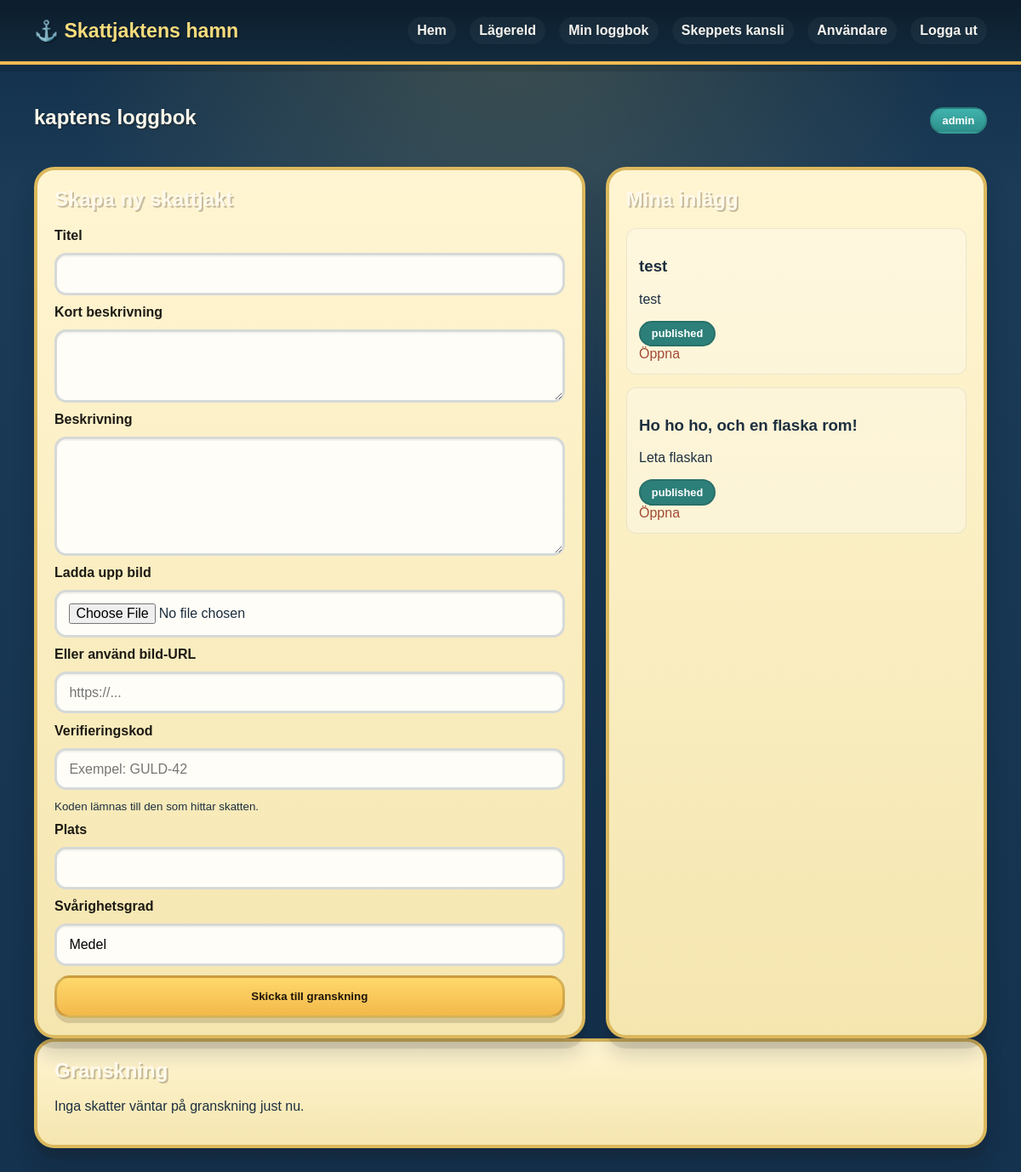
/dashboard (signed in), run on the app's committed database.
### tables this page shows
CREATE TABLE users (
            id INTEGER PRIMARY KEY AUTOINCREMENT,
            username TEXT NOT NULL UNIQUE,
            password_hash TEXT NOT NULL,
            role TEXT NOT NULL DEFAULT 'member',
            created_at TEXT NOT NULL DEFAULT CURRENT_TIMESTAMP
        );

CREATE TABLE hunts (
            id INTEGER PRIMARY KEY AUTOINCREMENT,
            user_id INTEGER NOT NULL,
            title TEXT NOT NULL,
            summary TEXT NOT NULL,
            content TEXT NOT NULL,
            image_url TEXT,
            location TEXT,
            difficulty TEXT,
            status TEXT NOT NULL DEFAULT 'draft',
            created_at TEXT NOT NULL DEFAULT CURRENT_TIMESTAMP,
            published_at TEXT, verification_code_hash TEXT, found_by_id INTEGER, found_by_username TEXT, found_at TEXT, duration_seconds INTEGER,
            FOREIGN KEY(user_id) REFERENCES users(id)
        );

### treasure.py (the view)
@app.route("/dashboard")
def dashboard():
    if not user_is_logged_in():
        flash("Du måste logga in först.")
        return redirect(url_for("login"))
    db = get_db()
    user = current_user()
    my_hunts = db.execute(
        "SELECT * FROM hunts WHERE user_id = ? ORDER BY id DESC",
        (user["id"],),
    ).fetchall()
    pending = db.execute(
        "SELECT h.*, u.username FROM hunts h JOIN users u ON u.id = h.user_id WHERE h.status IN ('draft', 'pending') ORDER BY h.id DESC"
    ).fetchall() if is_admin_or_moderator(user) else []
    return render_template("dashboard.html", user=user, my_hunts=my_hunts, pending=pending)

### treasure.py (called while the page is built, shortened)
def get_db_path():
    if app.config.get("TESTING"):
        return os.path.join(os.path.dirname(__file__), "test_treasure.db")
    return app.config["DATABASE"]

def get_db():
    if "db" not in g:
        conn = sqlite3.connect(get_db_path())
        conn.row_factory = sqlite3.Row
        g.db = conn
    return g.db

def user_is_logged_in():
    return "user_id" in session

def current_user():
    if not user_is_logged_in():
        return None
    db = get_db()
    return db.execute(
        "SELECT * FROM users WHERE id = ?",
        (session["user_id"],),
    ).fetchone()

def is_admin_or_moderator(user):
    return bool(user and user["role"] in ("admin", "moderator"))

def ensure_admin_exists():
    db = get_db()
    admin_count = db.execute(
        "SELECT COUNT(*) AS count FROM users WHERE role = 'admin'"
    ).fetchone()["count"]
    if admin_count > 0:
        return

@app.before_request
def ensure_db():
    init_db()
    ensure_admin_exists()

### templates/dashboard.html (shortened to what this page needs)
{% extends 'base.html' %}
{% block content %}
<section class="container section">
  <div class="section-heading">
    <h1>{{ user.username }}s loggbok</h1>
    <span class="tag">{{ user.role }}</span>
  </div>
  <div class="dashboard-layout">
    <div class="panel">
      <h2>Skapa ny skattjakt</h2>
      <form method="post" action="{{ url_for('create_hunt') }}" enctype="multipart/form-data">
        <label for="title">Titel</label>
        <input id="title" name="title" type="text" required>
        <label for="summary">Kort beskrivning</label>
        <textarea id="summary" name="summary" rows="3" required></textarea>
        <label for="content">Beskrivning</label>
        <textarea id="content" name="content" rows="6" required></textarea>
        <label for="image_file">Ladda upp bild</label>
        <input id="image_file" name="image_file" type="file" accept=".jpg,.jpeg,.png,.webp">
        <label for="image_url">Eller använd bild-URL</label>
        <input id="image_url" name="image_url" type="url" placeholder="https://...">
        <label for="verification_code">Verifieringskod</label>
        <input id="verification_code" name="verification_code" type="text" required placeholder="Exempel: GULD-42">
        <small>Koden lämnas till den som hittar skatten.</small>
        <label for="location">Plats</label>
        <input id="location" name="location" type="text">
        <label for="difficulty">Svårighetsgrad</label>
        <input id="difficulty" name="difficulty" type="text" value="Medel">
        <button class="button primary" type="submit">Skicka till granskning</button>
      </form>
    </div>
    <div class="panel">
      <h2>Mina inlägg</h2>
      {% for hunt in my_hunts %}
        <div class="mini-card">
          <h3>{{ hunt.title }}</h3>
          <p>{{ hunt.summary }}</p>
          <div class="status-row">
            <span class="tag status-{{ hunt.status }}">{{ hunt.status }}</span>
          </div>
          <a href="{{ url_for('treasure_detail', hunt_id=hunt.id) }}">Öppna</a>
        </div>
      {% else %}
        <p>Du har inte skapat någon skattjakt ännu.</p>
      {% endfor %}
    </div>
  </div>
  {% if user.role in ['admin', 'moderator'] %}
    <div class="panel panel-wide">
      <h2>Granskning</h2>
      {% for hunt in pending %}
        <div class="mini-card">
          <h3>{{ hunt.title }}</h3>
          <p>Av {{ hunt.username }}</p>
          <div class="admin-actions">
            <form method="post" action="{{ url_for('publish_hunt', hunt_id=hunt.id) }}">
              <button type="submit" class="button primary">Publicera</button>
            </form>
            <form method="post" action="{{ url_for('reject_hunt', hunt_id=hunt.id) }}">
              <button type="submit" class="button ghost">Avvisa</button>
            </form>
          </div>
        </div>
      {% else %}
        <p>Inga skatter väntar på granskning just nu.</p>
      {% endfor %}
    </div>
  {% endif %}
</section>
{% endblock %}

### static/css/style.css (style rules this page uses)
:root { --bg: #0d2238; --bg-alt: #1e3a57; --panel: #fff3c9; --panel-strong: #f7d97d; --text: #1d2f3f; --muted: #536777; --gold: #ffd45a; --reef: #2ca5a1; --sand: #f6c76b; --ship: #a24935; --grass: #4f9d5a; --shadow: rgba(16, 22, 26, 0.2); --ink: #1d1a14; }
* { box-sizing: border-box; }
body { margin: 0; font-family: "Trebuchet MS", "Comic Sans MS", "Arial Rounded MT Bold", sans-serif; background: radial-gradient(circle at top, rgba(255, 214, 90, 0.18), transparent 35%), linear-gradient(180deg, #102d48 0%, #1b3b57 16%, #14314d 100%); color: var(--text); }
a { color: var(--ship); text-decoration: none; }
.container { width: min(1120px, calc(100% - 2rem)); margin: 0 auto; }
.button { display: inline-flex; align-items: center; justify-content: center; border: 3px solid rgba(32, 18, 8, 0.18); border-radius: 18px; padding: 0.9rem 1.4rem; font-weight: 900; cursor: pointer; box-shadow: 0 6px 0 rgba(29, 18, 4, 0.15); transition: transform 0.15s ease; }
.button.primary { background: linear-gradient(180deg, #ffd86c 0%, #f3b94a 100%); color: #1d1408; }
.section { padding: 3rem 0; }
.section-heading { display: flex; align-items: baseline; justify-content: space-between; gap: 1rem; margin-bottom: 1.5rem; }
.section-heading h2, .section-heading h1, .auth-card h1, .panel h2, .article-card h1 { margin-top: 0; color: #fff9ec; text-shadow: 2px 2px 0 rgba(35, 24, 9, 0.25); }
.card, .panel, .article-card, .auth-card, .comment-panel, .campfire-panel, .side-panel { background: linear-gradient(180deg, #fff5d2 0%, #f5e6b0 100%); border: 4px solid #dbb85d; border-radius: 24px; box-shadow: 0 12px 0 rgba(32, 21, 12, 0.1), 0 16px 26px var(--shadow); overflow: hidden; }
.tag { display: inline-block; background: linear-gradient(180deg, #41b3ae 0%, #2d8e8a 100%); color: white; border-radius: 999px; border: 2px solid rgba(0, 0, 0, 0.12); padding: 0.35rem 0.8rem; font-size: 0.8rem; font-weight: 800; }
.meta-row, .status-row, .admin-actions, .comment-head { display: flex; justify-content: space-between; align-items: center; gap: 0.75rem; }
form { display: flex; flex-direction: column; gap: 0.7rem; }
label { font-weight: 800; color: var(--ink); }
input, textarea { width: 100%; padding: 0.8rem 0.9rem; border: 3px solid rgba(26, 52, 71, 0.18); border-radius: 14px; font: inherit; background: #fffdf7; box-shadow: inset 0 2px 0 rgba(0, 0, 0, 0.04); }
textarea { resize: vertical; }
.dashboard-layout, .campfire-layout, .treasure-layout { display: grid; grid-template-columns: 1.3fr 0.9fr; gap: 1.5rem; }
.panel, .comment-panel, .campfire-panel, .side-panel { padding: 1.25rem; }
.mini-card { background: rgba(255,255,255,0.3); border: 1px solid rgba(16, 34, 51, 0.08); border-radius: 12px; padding: 0.9rem; margin-bottom: 0.9rem; }
.status-published { background: #2d7f79; }
.panel-wide { grid-column: 1 / -1; }

### data on the page
users: username "kapten", role "admin"
hunts: title "test", summary "test", status "published"
hunts: title "Ho ho ho, och en flaska rom!", summary "Leta flaskan", status "published"
